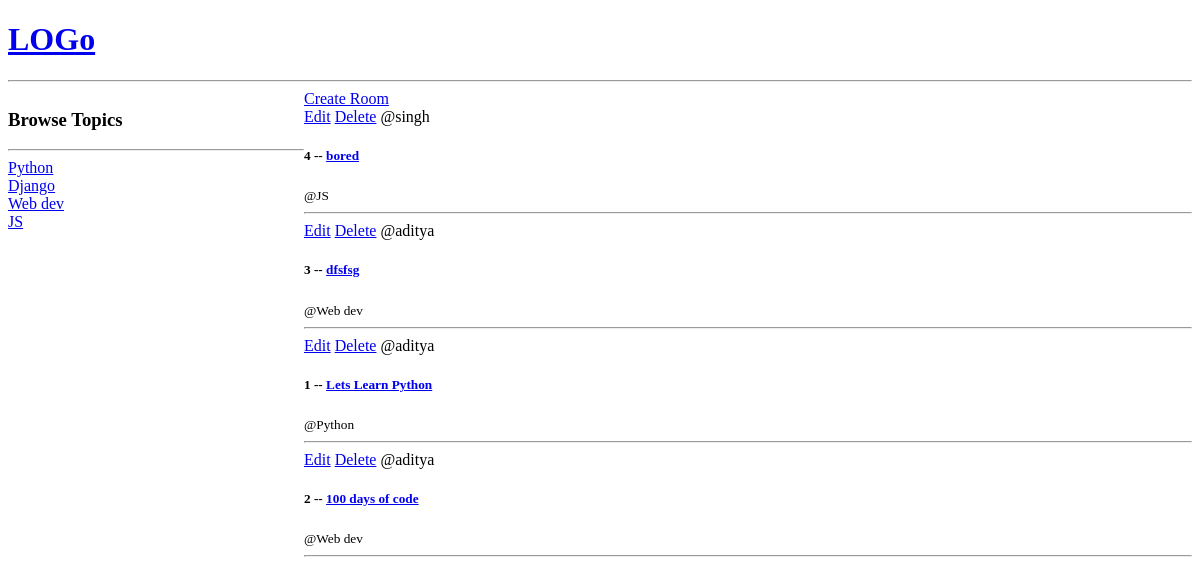
Before: / with the older database file.
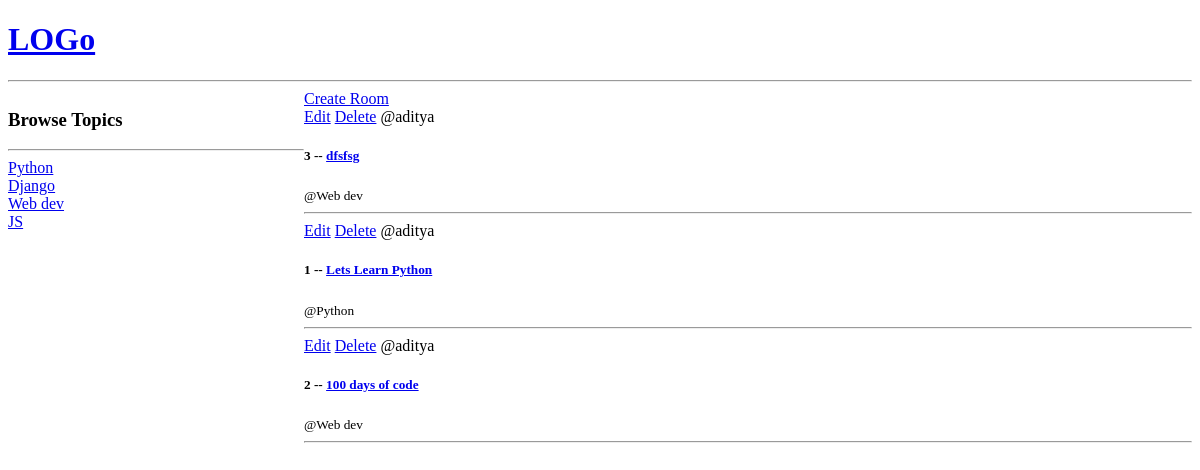
After: the same page with the newer database file.
### base/models.py (models this page shows, shortened)
class Topic(models.Model):
    name = models.CharField(max_length=200)

class Room(models.Model):
    host = models.ForeignKey(User, on_delete=models.SET_NULL, null=True)
    topic = models.ForeignKey(Topic, on_delete=models.SET_NULL, null=True)
    name = models.CharField(max_length=200)
    description = models.TextField(null = True , blank = True)
    updated = models.DateTimeField(auto_now=True)
    created = models.DateTimeField(auto_now_add=True)
    class Meta:
        ordering = ['-updated', '-created']

### base/views.py (the view)
# urls.py: path('',views.home,name="home"),
def home(request):
    rooms = Room.objects.all()
    topics = Topic.objects.all()
    context = {'rooms':rooms,'topics':topics}
    return render(request, 'base/home.html',context)

### base/templates/base/home.html (shortened to what this page needs)
{% extends 'main.html' %}
{% block content %}
<div class ="home-container">
    <div>
        <h3>Browse Topics</h3>
        <hr>
        {% for topic in topics %}
<div>
    <a href="{% url 'home' %}?q={{topic.name}}">{{topic.name}}</a>
</div>
        {% endfor %}
</div>
        <div>
            <a href="{% url 'create-room' %}">Create Room</a>
<div>
    {%  for room in rooms %}
    <div>
        <a href="{% url 'update-room' room.id %}"> Edit</a>
        <a href="{% url 'delete-room' room.id %}"> Delete</a>
        <span>@{{room.host.username}}</span>
           <h5>{{room.id}} -- <a href="{% url 'room' room.id %}">{{room.name}}</a></h5>
<small>@{{room.topic.name}}</small>
           <hr>
    </div>
    {% endfor %}
</div>
        </div>
    </div>
{% endblock content %}

### templates/main.html (shortened to what this page needs)
<!DOCTYPE html>
<html lang="en">
<head>
</head>
<body>
{% include 'navbar.html' %}
{% block content %}
{% endblock %}
</body>
</html>

### templates/navbar.html
<a href = "/">
<h1>LOGo</h1>
</a>
<hr>

### base/templates/base/home.html (style rules this page uses)
.home-container { display: grid; grid-template-columns: 1fr 3fr; }

Changed rows visible on the page:
removed Room: host.username "singh", id "4", name "bored", topic.name "JS"
